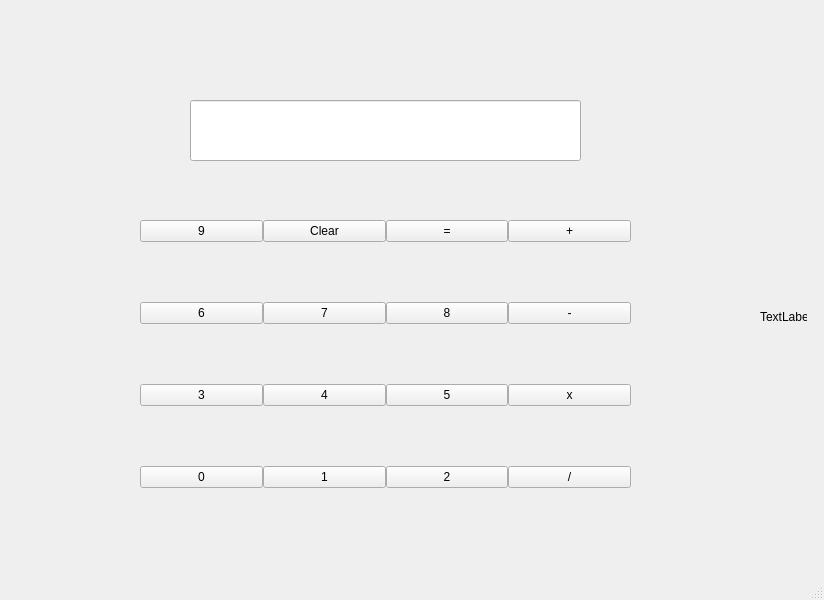
<?xml version="1.0" encoding="UTF-8"?>
<ui version="4.0">
 <class>MainWindow</class>
 <widget class="QMainWindow" name="MainWindow">
  <property name="geometry">
   <rect>
    <x>0</x>
    <y>0</y>
    <width>824</width>
    <height>600</height>
   </rect>
  </property>
  <property name="windowTitle">
   <string>MainWindow</string>
  </property>
  <widget class="QWidget" name="centralwidget">
   <widget class="QWidget" name="gridLayoutWidget">
    <property name="geometry">
     <rect>
      <x>140</x>
      <y>160</y>
      <width>491</width>
      <height>391</height>
     </rect>
    </property>
    <layout class="QGridLayout" name="gridLayout" rowstretch="0,0,0,0,0">
     <property name="spacing">
      <number>0</number>
     </property>
     <item row="1" column="2">
      <widget class="QPushButton" name="pushButton_9">
       <property name="text">
        <string>8</string>
       </property>
      </widget>
     </item>
     <item row="2" column="2">
      <widget class="QPushButton" name="pushButton_11">
       <property name="text">
        <string>5</string>
       </property>
      </widget>
     </item>
     <item row="0" column="1">
      <widget class="QPushButton" name="pushButton_4">
       <property name="text">
        <string>Clear</string>
       </property>
      </widget>
     </item>
     <item row="2" column="0">
      <widget class="QPushButton" name="pushButton">
       <property name="text">
        <string>3</string>
       </property>
      </widget>
     </item>
     <item row="4" column="1">
      <widget class="QPushButton" name="pushButton_7">
       <property name="text">
        <string>1</string>
       </property>
      </widget>
     </item>
     <item row="0" column="3">
      <widget class="QPushButton" name="pushButton_16">
       <property name="text">
        <string>+</string>
       </property>
      </widget>
     </item>
     <item row="1" column="0">
      <widget class="QPushButton" name="pushButton_8">
       <property name="text">
        <string>6</string>
       </property>
      </widget>
     </item>
     <item row="0" column="2">
      <widget class="QPushButton" name="pushButton_10">
       <property name="text">
        <string>=</string>
       </property>
      </widget>
     </item>
     <item row="1" column="1">
      <widget class="QPushButton" name="pushButton_5">
       <property name="text">
        <string>7</string>
       </property>
      </widget>
     </item>
     <item row="4" column="2">
      <widget class="QPushButton" name="pushButton_12">
       <property name="text">
        <string>2</string>
       </property>
      </widget>
     </item>
     <item row="0" column="0">
      <widget class="QPushButton" name="pushButton_3">
       <property name="text">
        <string>9</string>
       </property>
      </widget>
     </item>
     <item row="2" column="1">
      <widget class="QPushButton" name="pushButton_6">
       <property name="text">
        <string>4</string>
       </property>
      </widget>
     </item>
     <item row="4" column="0">
      <widget class="QPushButton" name="pushButton_2">
       <property name="text">
        <string>0</string>
       </property>
      </widget>
     </item>
     <item row="1" column="3">
      <widget class="QPushButton" name="pushButton_13">
       <property name="text">
        <string>-</string>
       </property>
      </widget>
     </item>
     <item row="4" column="3">
      <widget class="QPushButton" name="pushButton_15">
       <property name="text">
        <string>/</string>
       </property>
      </widget>
     </item>
     <item row="2" column="3">
      <widget class="QPushButton" name="pushButton_14">
       <property name="text">
        <string>x</string>
       </property>
      </widget>
     </item>
    </layout>
   </widget>
   <widget class="QLineEdit" name="lineEdit">
    <property name="geometry">
     <rect>
      <x>190</x>
      <y>100</y>
      <width>391</width>
      <height>61</height>
     </rect>
    </property>
    <property name="font">
     <font>
      <pointsize>16</pointsize>
     </font>
    </property>
   </widget>
   <widget class="QLabel" name="label">
    <property name="geometry">
     <rect>
      <x>760</x>
      <y>310</y>
      <width>47</width>
      <height>13</height>
     </rect>
    </property>
    <property name="text">
     <string>TextLabel</string>
    </property>
   </widget>
  </widget>
  <widget class="QMenuBar" name="menubar">
   <property name="geometry">
    <rect>
     <x>0</x>
     <y>0</y>
     <width>824</width>
     <height>21</height>
    </rect>
   </property>
  </widget>
  <widget class="QStatusBar" name="statusbar"/>
 </widget>
 <resources/>
 <connections/>
</ui>
